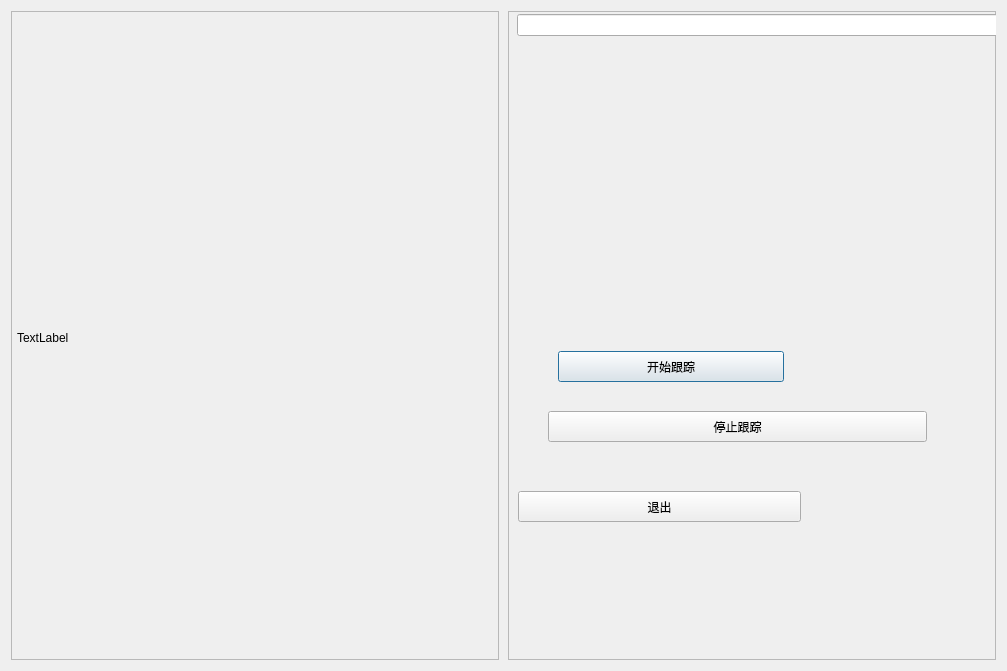
<?xml version="1.0" encoding="UTF-8"?>
<ui version="4.0">
 <class>dialog</class>
 <widget class="QDialog" name="dialog">
  <property name="geometry">
   <rect>
    <x>0</x>
    <y>0</y>
    <width>1007</width>
    <height>671</height>
   </rect>
  </property>
  <property name="windowTitle">
   <string>焊缝跟踪</string>
  </property>
  <property name="windowOpacity">
   <double>1.000000000000000</double>
  </property>
  <layout class="QHBoxLayout" name="horizontalLayout">
   <property name="spacing">
    <number>9</number>
   </property>
   <item>
    <widget class="QFrame" name="frame_show">
     <property name="frameShape">
      <enum>QFrame::StyledPanel</enum>
     </property>
     <property name="frameShadow">
      <enum>QFrame::Raised</enum>
     </property>
     <property name="lineWidth">
      <number>1</number>
     </property>
     <widget class="QLabel" name="label_show">
      <property name="geometry">
       <rect>
        <x>6</x>
        <y>6</y>
        <width>481</width>
        <height>641</height>
       </rect>
      </property>
      <property name="text">
       <string>TextLabel</string>
      </property>
     </widget>
    </widget>
   </item>
   <item>
    <widget class="QFrame" name="frame_tools">
     <property name="frameShape">
      <enum>QFrame::StyledPanel</enum>
     </property>
     <property name="frameShadow">
      <enum>QFrame::Raised</enum>
     </property>
     <widget class="QPushButton" name="button_startTrace">
      <property name="geometry">
       <rect>
        <x>50</x>
        <y>340</y>
        <width>226</width>
        <height>31</height>
       </rect>
      </property>
      <property name="text">
       <string>开始跟踪</string>
      </property>
     </widget>
     <widget class="QPushButton" name="button_exit">
      <property name="geometry">
       <rect>
        <x>10</x>
        <y>480</y>
        <width>283</width>
        <height>31</height>
       </rect>
      </property>
      <property name="text">
       <string>退出</string>
      </property>
     </widget>
     <widget class="QPushButton" name="button_stopTrace">
      <property name="geometry">
       <rect>
        <x>40</x>
        <y>400</y>
        <width>379</width>
        <height>31</height>
       </rect>
      </property>
      <property name="text">
       <string>停止跟踪</string>
      </property>
     </widget>
     <widget class="QWidget" name="horizontalLayoutWidget">
      <property name="geometry">
       <rect>
        <x>9</x>
        <y>-1</y>
        <width>571</width>
        <height>31</height>
       </rect>
      </property>
      <layout class="QHBoxLayout" name="hLayout_openFile">
       <item>
        <widget class="QLineEdit" name="lineEdit_filename"/>
       </item>
       <item>
        <widget class="QToolButton" name="button_openFile">
         <property name="text">
          <string>...</string>
         </property>
        </widget>
       </item>
      </layout>
     </widget>
    </widget>
   </item>
  </layout>
 </widget>
 <resources/>
 <connections>
  <connection>
   <sender>button_exit</sender>
   <signal>clicked()</signal>
   <receiver>dialog</receiver>
   <slot>close()</slot>
   <hints>
    <hint type="sourcelabel">
     <x>1096</x>
     <y>576</y>
    </hint>
    <hint type="destinationlabel">
     <x>1172</x>
     <y>361</y>
    </hint>
   </hints>
  </connection>
 </connections>
</ui>
